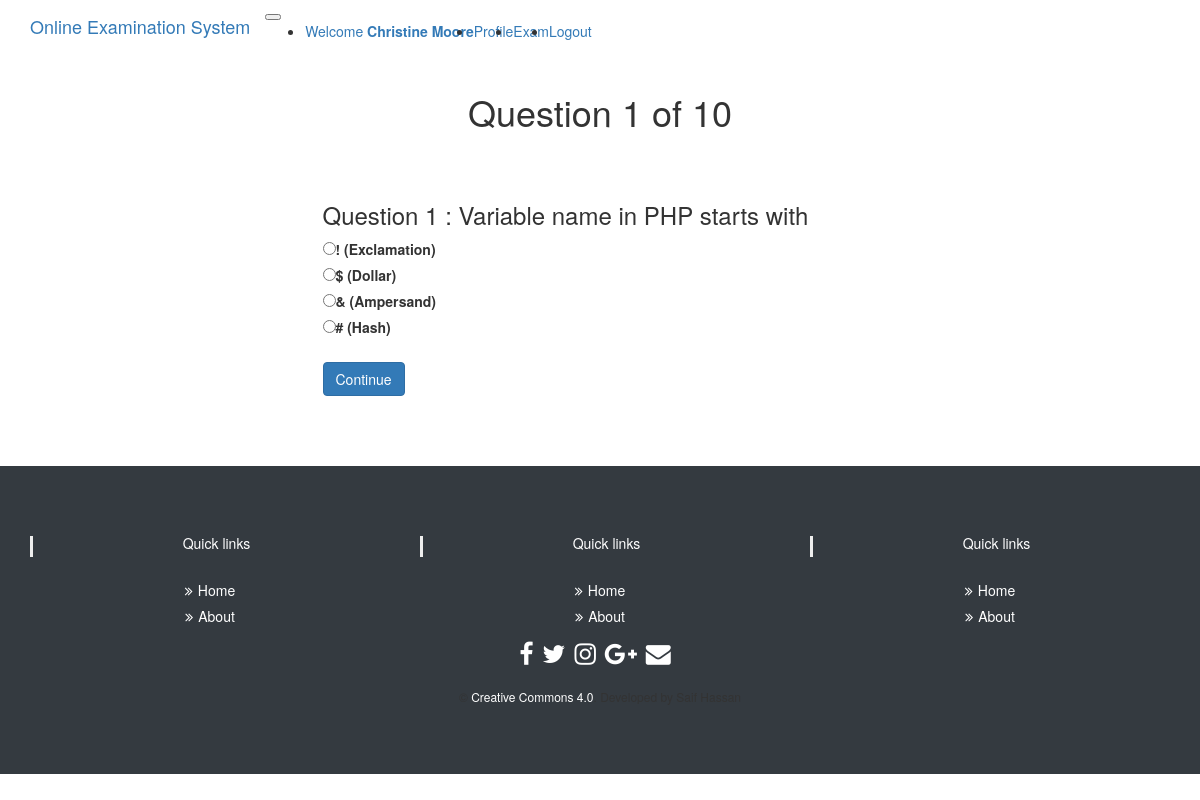
/test.php?q=1 (signed in), run on the app's committed database.
### tables this page shows
CREATE TABLE `tbl_ques` (
  `id` int(11) NOT NULL,
  `quesNo` int(11) NOT NULL,
  `ques` text NOT NULL
);

CREATE TABLE `tbl_ans` (
  `id` int(11) NOT NULL,
  `quesNo` int(11) NOT NULL,
  `rightAns` int(11) NOT NULL DEFAULT '0',
  `ans` text NOT NULL
);

### classes/Exam.php (called while the page is built, shortened)
<?php
$filepath = realpath(dirname(__FILE__));
include_once ($filepath.'/../lib/Database.php');
class Exam{
	private $db;
	public function __construct(){
		$this->db = new Database();
	}
 public function getTotalRows(){
   $query     = "SELECT * FROM tbl_ques";
   $getResult = $this->db->select($query);
   $total     = $getResult->num_rows;
   return $total;
 }
 public function getQuestionNumber($quesNo){
   $query      = "SELECT * FROM tbl_ques WHERE quesNo = '$quesNo'";
   $result     = $this->db->select($query);
   $resultData = $result->fetch_assoc();
   return $resultData;
 }
 public function getAnswer($quesnumber){
   $query = "SELECT * FROM tbl_ans WHERE quesNo = '$quesnumber'";
   $result = $this->db->select($query);
   return $result;
 }
}
?>

### lib/Database.php (called while the page is built, shortened)
<?php
Class Database{
	public $host   = DB_HOST;
	public $user   = DB_USER;
	public $pass   = DB_PASS;
	public $dbname = DB_NAME;
	public $link;
	private function connectDB(){
	$this->link = new mysqli($this->host, $this->user, $this->pass, $this->dbname);
 }
	public function select($query){
		$result = $this->link->query($query) or die($this->link->error.__LINE__);
		if($result->num_rows > 0){
			return $result;
		} else {
			return false;
		}
	}
}

### test.php (the view, shortened to what this page needs)
<?php include 'inc/header.php'; ?>
<?php
 if (isset($_GET['q'])) {
 	$quesnumber = (int) $_GET['q'];
 }else{
 	header("Location:exam.php");
 }
 $total    = $exam->getTotalRows();
 $question = $exam->getQuestionNumber($quesnumber);
?>
    <div class="container">
        <div class="row">
            <div class="col-lg-12 text-center">
                <h1 class="mt-5">Question <?php echo $question['quesNo']." of ". $total; ?></h1>
                <br/>
                <br/>
            </div>
            <div class="col-lg-3">
            </div>
            <div class="col-lg-6">
                <form method="post" action="">
                    <table>
                        <tr>
                            <td colspan="2">
                                <h3>Question <?php echo $question['quesNo']." : ".$question['ques']; ?></h3>
                            </td>
                        </tr>
                        <?php
                        $answer = $exam->getAnswer($quesnumber);
                        if ($answer) {
                            while ($result = $answer->fetch_assoc()) {
                                ?>
                                <tr>
                                    <td>
                                        <div class="form-check">
                                            <label class="form-check-label">
                                                <input type="radio" name="ans" class="form-check-input" value="<?php echo $result['id']; ?>" /><?php echo $result['ans']; ?>
                                            </label>
                                        </div>
                                    </td>
                                </tr>
                            <?php } } ?>
                        <tr>
                            <td>
                                <br/>
                                <input type="submit" name="submit" class="btn btn-primary" value="Continue" />
                            </td>
                        </tr>
                    </table>
                </form>
                <br/>
                <br/>
            </div>
            <div class="col-lg-3">
            </div>
        </div>
    </div>
<?php include 'inc/footer.php'; ?>

### data on the page
tbl_ques: quesNo "1", ques "Variable name in PHP starts with"
tbl_ans: ans "! (Exclamation)"
tbl_ans: ans "$ (Dollar)"
tbl_ans: ans "& (Ampersand)"
tbl_ans: ans "# (Hash)"

### other printed values
Session::get("name") "Christine Moore"
$total "10"
